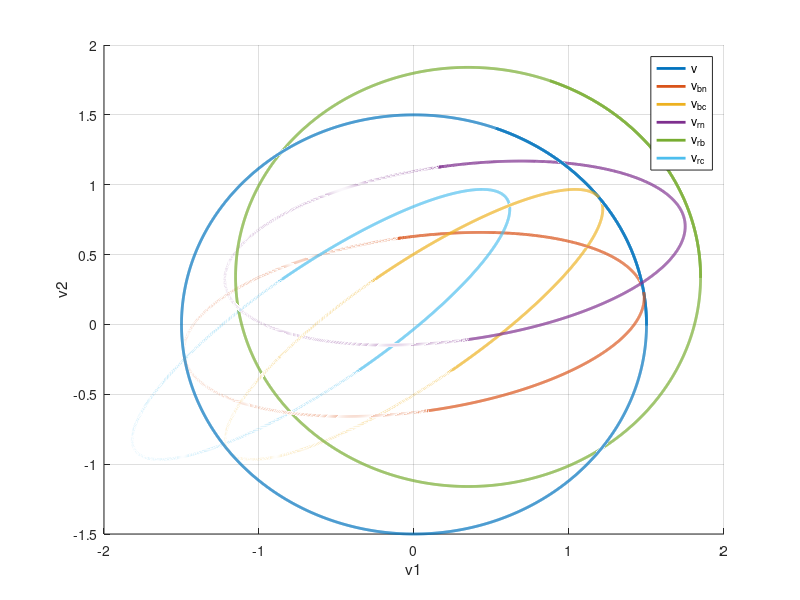

Here is the MATLAB script that generated this plot:
clear all
%% Given parameters
U = 1.5; %m/s
U_c = 0.6; %m/s
R = 100; %m
Uc = 0.6; %m/s
theta = 2; %deg
psi = 30; %deg
beta_c = 45; %deg
alpha_c = 10; %deg
omega = U/R; 

%% Rotation matrices
R_x = @(x) [1 0 0;0 cos(x) sin(x);-sin(x) cos(x) 0];
R_y = @(y) [cos(y) 0 -sin(y);0 1 0;sin(y) 0 cos(y)];
R_z = @(z) [cos(z) sin(z) 0;-sin(z) cos(z) 0;0 0 1];

R_n_c = R_y(alpha_c)'*R_z(-beta_c)';
R_n_b = R_z(-psi)*R_y(-theta);
R_b_c = inv(R_n_b)*R_n_c;

%% Vectors
v = @(t) [U*cos(omega*t);U*sin(omega*t);0];    %body fixed relative NED(rotated)
v_c = @(t) [U_c;0;0];                          %current velocity relative Flow frame

v_b_n = @(t) R_n_b*v(t);                       %body velocity relative NED(aligned)
v_c_n = @(t) R_n_c*v_c(t);                     %current velocity realtive NED(aligned)
v_c_b = @(t) R_b_c*v_c(t);                     %current velocity relative body frame
v_b_c = @(t) inv(R_b_c)*v(t);                  %body velocity relative current frame
v_r = @(t) v_b_n(t) - v_c_n(t);                %relative velocity NED(aligned)
v_r_2 = @(t) v(t) - v_c_b(t);                  %relative velocity BODY frame
v_r_3 = @(t) v_b_c(t) - v_c(t);                %relative velocity FLOW frame

%% Plotting
h = 0.1;
dim = 3;
endtime = 500;
length = (dim/h)*endtime;

v_c_n_plot(1:3) = v_c_n(0)
v_c_b_plot(1:3) = v_c_b(0);
   
for i= 1:3:length
   t = (i*h-1)/3; 
   
   v_plot(i:i+2) = v(t);
   v_b_n_plot(i:i+2) = v_b_n(t);
   v_b_c_plot(i:i+2) = v_b_c(t);
   v_r_plot(i:i+2) = v_r(t);
   v_r_2_plot(i:i+2) = v_r_2(t);
   v_r_3_plot(i:i+2) = v_r_3(t);
end

clf
figure(1)
hold on;
grid on;
plot3(v_plot(1:3:length),v_plot(2:3:length),v_plot(3:3:length),'Linewidth',2);
plot3(v_b_n_plot(1:3:length),v_b_n_plot(2:3:length),v_b_n_plot(3:3:length),'Linewidth',2);
plot3(v_b_c_plot(1:3:length),v_b_c_plot(2:3:length),v_b_c_plot(3:3:length),'Linewidth',2);
plot3(v_r_plot(1:3:length),v_r_plot(2:3:length),v_r_plot(3:3:length),'Linewidth',2);
plot3(v_r_2_plot(1:3:length),v_r_2_plot(2:3:length),v_r_2_plot(3:3:length),'Linewidth',2);
plot3(v_r_3_plot(1:3:length),v_r_3_plot(2:3:length),v_r_3_plot(3:3:length),'Linewidth',2);
legend('v','v_b_n','v_b_c','v_r_n','v_r_b','v_r_c');
xlabel('v1');
ylabel('v2');
zlabel('v3');